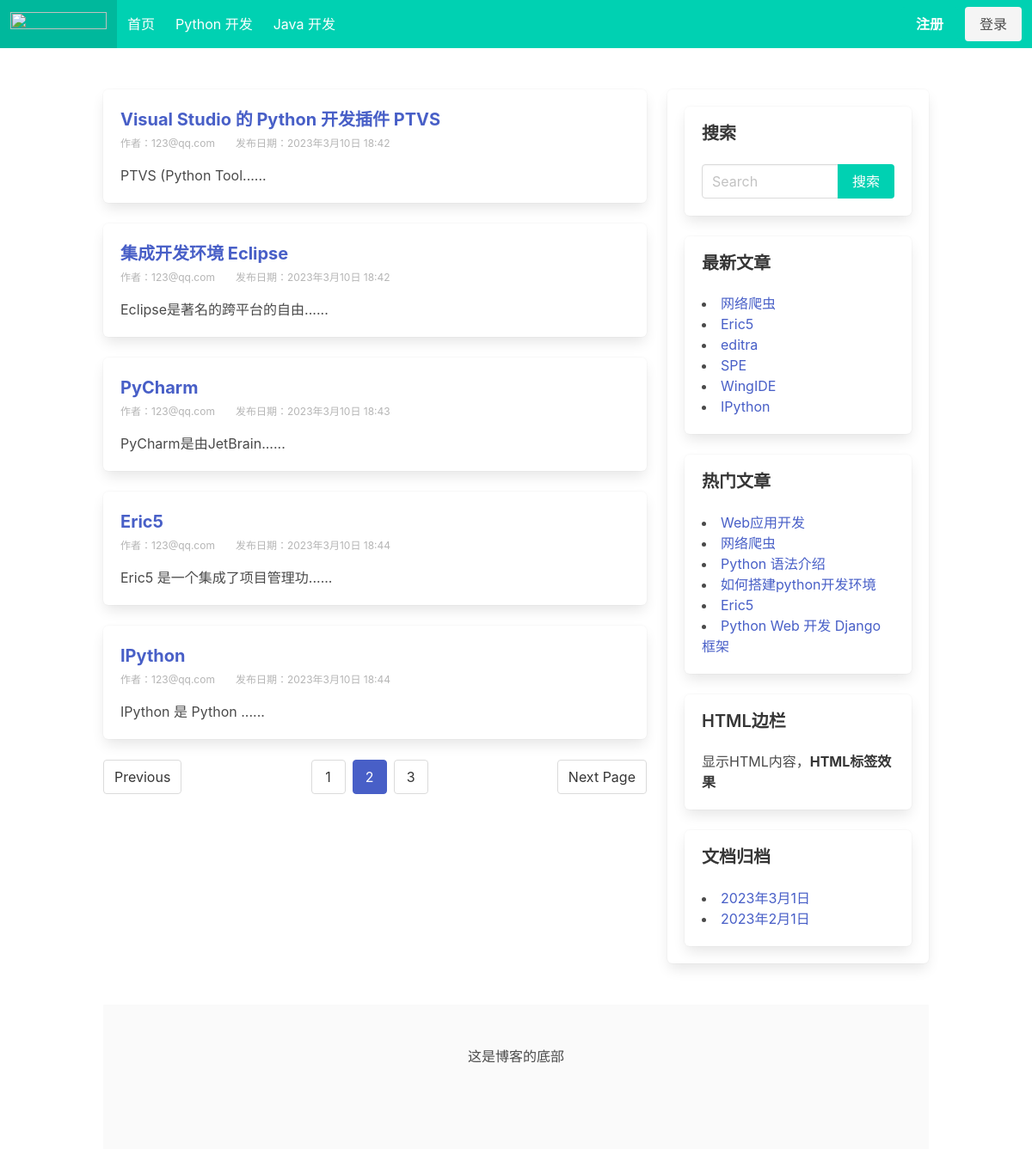
Screenshot of /?page=2 with the database file from the repository.
### blog/models.py (models this page shows, shortened)
class Category(models.Model):
    name = models.CharField(max_length=32, verbose_name='分类名称')
    desc = models.TextField(max_length=200,blank=True,default='', verbose_name='分类描述')
    add_date = models.DateTimeField(auto_now_add=True, verbose_name='添加时间')
    pub_date = models.DateTimeField( auto_now=True, verbose_name='修改时间')
    class Meta:
        verbose_name = '博客分类'
        verbose_name_plural = verbose_name

class Post(models.Model):
    title = models.CharField(max_length=32, verbose_name='文章标题')
    desc = models.TextField(max_length=200,blank=True,default='', verbose_name='文章描述')
    content = models.TextField(verbose_name='文章详情')
    category = models.ForeignKey(Category, on_delete=models.CASCADE,verbose_name='分类')
    tags = models.ForeignKey(Tag, blank=True,null=True, on_delete=models.CASCADE,verbose_name='文章标签')
    owner = models.ForeignKey(User, on_delete=models.CASCADE,verbose_name='作者')
    is_hot = models.BooleanField(default=False, verbose_name='是否热门')
    pv = models.IntegerField(default=0, verbose_name='浏览量')
    add_date = models.DateTimeField(auto_now_add=True, verbose_name='添加时间')
    pub_date = models.DateTimeField( auto_now=True, verbose_name='修改时间')
    class Meta:
        verbose_name = '文章'
        verbose_name_plural = verbose_name

class Sidebar(models.Model):
    STATUS = (
        (1,'隐藏'),
        (2,'展示')
    )
    DISPLAY_TYPE = (
        (1,'搜索'),
        (2,'最新文章'),
        (3,'最热文章'),
        (4,'最近评论'),
        (5,'文章归档'),
        (6,'HTML'),
    )
    title = models.CharField(max_length=50,verbose_name="标题")
    display_type = models.PositiveIntegerField(default=1,choices=DISPLAY_TYPE, verbose_name="展示类型")
    content = models.CharField(max_length=500,blank=True,default='', verbose_name="内容", help_text="如果设置的不是 HTML 类型，可为空")
    sort = models.PositiveIntegerField(default=1, verbose_name="排序", help_text="序号越打越靠前")
    status = models.PositiveIntegerField(default=2,choices=STATUS ,verbose_name="状态")
    add_date = models.DateTimeField(auto_now_add=True,verbose_name="创建时间")
    class Meta:
        verbose_name = "侧边栏"
        verbose_name_plural = verbose_name
        ordering = ['-sort']
    @classmethod    #类方法装饰器，在这个就变成了类的一个方法，可以调用
    def get_sidebar(cls):
        return cls.objects.filter(status=2) # 查询所有允许展示的模块
    @property   #
    def get_content(self):
        if self.display_type == 1:  #搜索
            context = {
            }
            return render_to_string('blog/sidebar/search.html', context=context)
        elif self.display_type == 2:    #最新文章
            context = {
            }
            return render_to_string('blog/sidebar/new_post.html',context=context)
        elif self.display_type == 3:
            context = {
            }
            return render_to_string('blog/sidebar/hot_post.html',context=context)
        elif self.display_type == 4:
            context = {
            }
            return render_to_string('blog/sidebar/comment_post.html',context=context)
        elif self.display_type == 5:
            context = {
            }
            return render_to_string('blog/sidebar/archives_post.html',context=context)
        elif self.display_type == 6:
            return self.content

### blog/views.py (the view)
# urls.py: path('',views.index, name='index'),
def index(request):
    post_list = Post.objects.all()
    paginator = Paginator(post_list,5)   #第二个参数2代表每页显示几条数据
    page_number = request.GET.get('page')   #page=1页码
    page_obj = paginator.get_page(page_number)
    context = {'post_list':post_list, 'page_obj':page_obj}
    return render(request, 'blog/index.html', context)

### blog/templatetags/blog_category.py (called while the page is built)
@register.simple_tag
def get_category_list():
    return Category.objects.all()

@register.simple_tag
def get_sidebar_list():
    return Sidebar.get_sidebar()

@register.simple_tag
def get_new_post():
    return Post.objects.order_by('-pub_date')[:6]

@register.simple_tag
def get_hot_pv_post():
    return Post.objects.order_by('-pv')[:6]

@register.simple_tag
def get_archives():
    return Post.objects.dates('add_date', 'month', order='DESC')[:6]    #dates的查询方法，返回日期字段的对应年，月，日

### blog/templates/blog/index.html (shortened to what this page needs)
{% extends 'blog/base.html' %}
{% load  blog_category %}
{% block right %}
<div class="box">
    {% get_sidebar_list as sidebar_list %}
        {% for sidebar in sidebar_list %}
            <div class="box">
                <h1 class="is-size-5 title">{{ sidebar.title }}</h1>
                <p>{{ sidebar.get_content|safe }}</p>
            </div>
        {% endfor %}
</div>
{% endblock %}

### blog/templates/blog/base.html (shortened to what this page needs)
<!DOCTYPE html>
{% load static blog_category %}
<html lang="en">
<head>
    <link rel="stylesheet" href="{% static 'users/bulma.css' %}">
    <link rel="stylesheet" href="https://cdn.jsdelivr.net/npm/bulma@0.9.4/css/bulma.min.css">
</head>
<body>
    <nav class="navbar is-primary" role="navigation" aria-label="main navigation">
        <div class="navbar-brand">
          <a class="navbar-item" href="https://bulma.io">
            <img src="https://bulma.io/images/bulma-logo.png" width="112" height="28">
          </a>
        </div>
        <div id="navbarBasicExample" class="navbar-menu">
          <div class="navbar-start">
            {% block navbar-start %}
            <a class="navbar-item">
              首页
            </a>
            {% get_category_list as category_list %}
            {% for category in category_list %}
            <a class="navbar-item" href="{% url 'blog:category_list' category.id %}">
                {{ category.name }}
            </a>
            {% endfor %}
            {% endblock %}
          </div>
          <div class="navbar-end">
            {% block navbar-end %}
            <div class="navbar-item">
              {% if user.is_authenticated %}
                <div class="buttons">
                  <a class="button is-primary" href="{% url 'users:user_profile' %}" target="_blank">
                    <strong>{{ request.user.username }}</strong>
                  </a>
                  <a href="{% url 'users:logout' %}" class="button is-primary">退出</a>
                </div>
              {% else %}
              <div class="buttons">
                <a class="button is-primary" href="{% url 'users:register' %}" target="_blank">
                  <strong>注册</strong>
                </a>
                <a class="button is-light" href="{% url 'users:login' %}" target="_blank">
                  登录
                </a>
              </div>
              {% endif %}
            </div>
            {% endblock %}
          </div>
        </div>
    </nav>
    <section class="section">
      <div class="container">
          <div class="columns ">
              <div class="column is-8">
                {% block section %}
                  {% if page_obj %}
                    {% for post in page_obj %}
                        <div class="box">
                            <h1 class="is-size-5 has-text-weight-bold">
                                <a href="{% url 'blog:post_detail' post.id %}" >{{ post.title }}</a>
                            </h1>
                            <div class="is-size-7 has-text-grey-light pt-1 pb-1">
                                <span class="mr-5">作者：{{ post.owner }}</span><span>发布日期：{{ post.add_date }}</span>
                            </div>
                            <p class="mt-3">{{ post.desc|truncatechars:20 }}...</p>
                        </div>
                    {% endfor %}
                  {% else %}
                    <div class="box">
                      <p class="has-text-danger">文章不存在！</p>
                    </div>
                  {% endif %}
                  {% if page_obj %}
                  <nav class="pagination is-centered" role="navigation" aria-label="pagination">
                    {% if page_obj.has_previous %}
                    <a class="pagination-previous" href="?page={{ page_obj.previous_page_number }}">Previous</a>
                    {% endif %}
                    {% if page_obj.has_next %}
                    <a class="pagination-next" href="?page={{ page_obj.next_page_number }}">Next Page</a>
                    {% endif %}
                    <ul class="pagination-list">
                      {% if page_obj.has_previous %}
                      <li><a class="pagination-link" aria-label="Goto Page 45" href="?page={{ page_obj.previous_page_number }}">{{ page_obj.previous_page_number }}</a></li>
                      {% endif %}
                      <li><a class="pagination-link is-current" aria-label="Page {{ page_obj.number }}" aria-current="page" href="?page={{ page_obj.number }}">{{ page_obj.number }}</a></li>
                      {% if page_obj.has_next %}
                      <li><a class="pagination-link" aria-label="Goto Page {{  page_obj.next_page_number }}" href="?page={{ page_obj.next_page_number }}">{{ page_obj.next_page_number }}</a></li>
                      {% endif %}
                    </ul>
                    {% endif %}
                  </nav>
                {% endblock %}
              </div>
              <div class="column is-4">
                {% block right %}{% endblock %}
              </div>
          </div>
      </div>
    </section>
{% block footer %}
    <footer class="footer container">
      <div class=" has-text-centered">
        这是博客的底部
      </div>
    </footer>
{% endblock %}
</body>
</html>

### blog/templates/blog/sidebar/search.html (shortened to what this page needs)
<form action="{% url 'blog:search' %}" method="get">
    <div class="field has-addons">
        <div class="control is-expanded" >
            <input type="search" class="input" name="keyword" placeholder="Search" value="{{ keyword }}">
        </div>
        <div class="control">
            <input type="submit" class="button is-primary" value="搜索">
        </div>
      </div>
</form>

### blog/templates/blog/sidebar/new_post.html
{% load blog_category %}
{% get_new_post as post_list %}
{% for post in post_list %}
    <ui>
        <li><a class="" href="{% url 'blog:post_detail' post.id %}">{{ post.title }}</a></li>
    </ui>
{% endfor %}

### blog/templates/blog/sidebar/hot_post.html
{% load blog_category %}
{% get_hot_pv_post as post_list %}
{% for post in post_list %}
    <ui>
        <li><a class="" href="{% url 'blog:post_detail' post.id %}">{{ post.title }}</a></li>
    </ui>
{% endfor %}

### blog/templates/blog/sidebar/archives_post.html
{% load blog_category %}
{% get_archives as archives_list %}
{% for archive in archives_list %}
<ui>
    <li><a class="" href="{% url 'blog:archives' archive.year archive.month %}">{{ archive }}</a></li>
</ui>
{% endfor %}

### rows the page displays
Category: name "Python 开发"
Category: name "Java 开发"
Post: title "Visual Studio 的 Python 开发插件 PTVS", owner "123@qq.com", add_date "2023年3月10日 18:42", desc "PTVS (Python Tool..."
Post: title "集成开发环境 Eclipse", owner "123@qq.com", add_date "2023年3月10日 18:42", desc "Eclipse是著名的跨平台的自由..."
Post: title "PyCharm", owner "123@qq.com", add_date "2023年3月10日 18:43", desc "PyCharm是由JetBrain..."
Post: title "Eric5", owner "123@qq.com", add_date "2023年3月10日 18:44", desc "Eric5 是一个集成了项目管理功..."
Post: title "IPython", owner "123@qq.com", add_date "2023年3月10日 18:44", desc "IPython 是 Python ..."
Sidebar: title "搜索"
Sidebar: title "最新文章"
Post: title "网络爬虫"
Post: title "editra"
Post: title "SPE"
Post: title "WingIDE"
Sidebar: title "热门文章"
Post: title "Web应用开发"
Post: title "Python 语法介绍"
Post: title "如何搭建python开发环境"
Post: title "Python Web 开发 Django框架"
Sidebar: title "HTML边栏", get_content "显示HTML内容， HTML标签效果"
Sidebar: title "文档归档", archives_list "2023年3月1日" "2023年2月1日"

### other values shown
{{ page_obj.previous_page_number }} "1"
{{ page_obj.number }} "2"
{{ page_obj.next_page_number }} "3"
